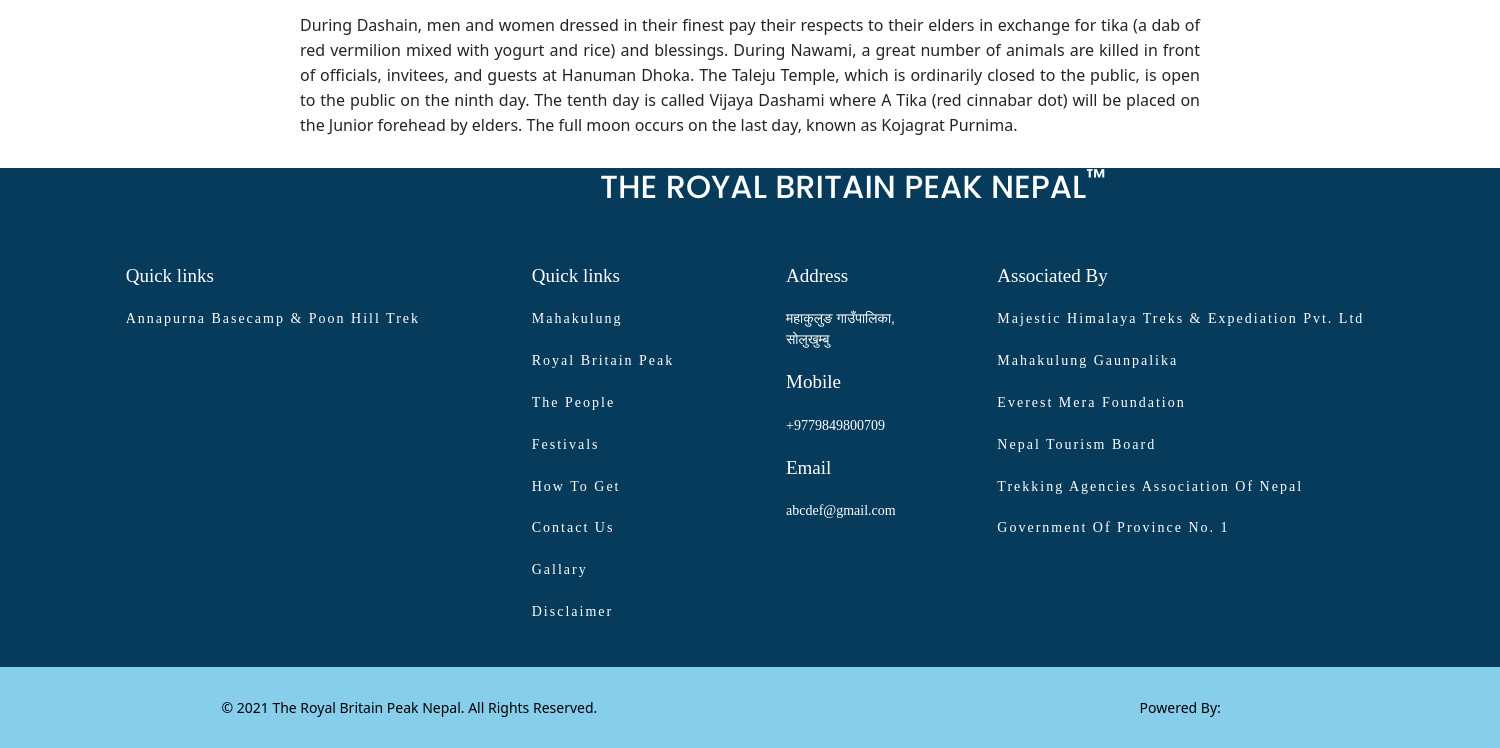
The page /dashain/ (lower part) on the database as committed earlier.
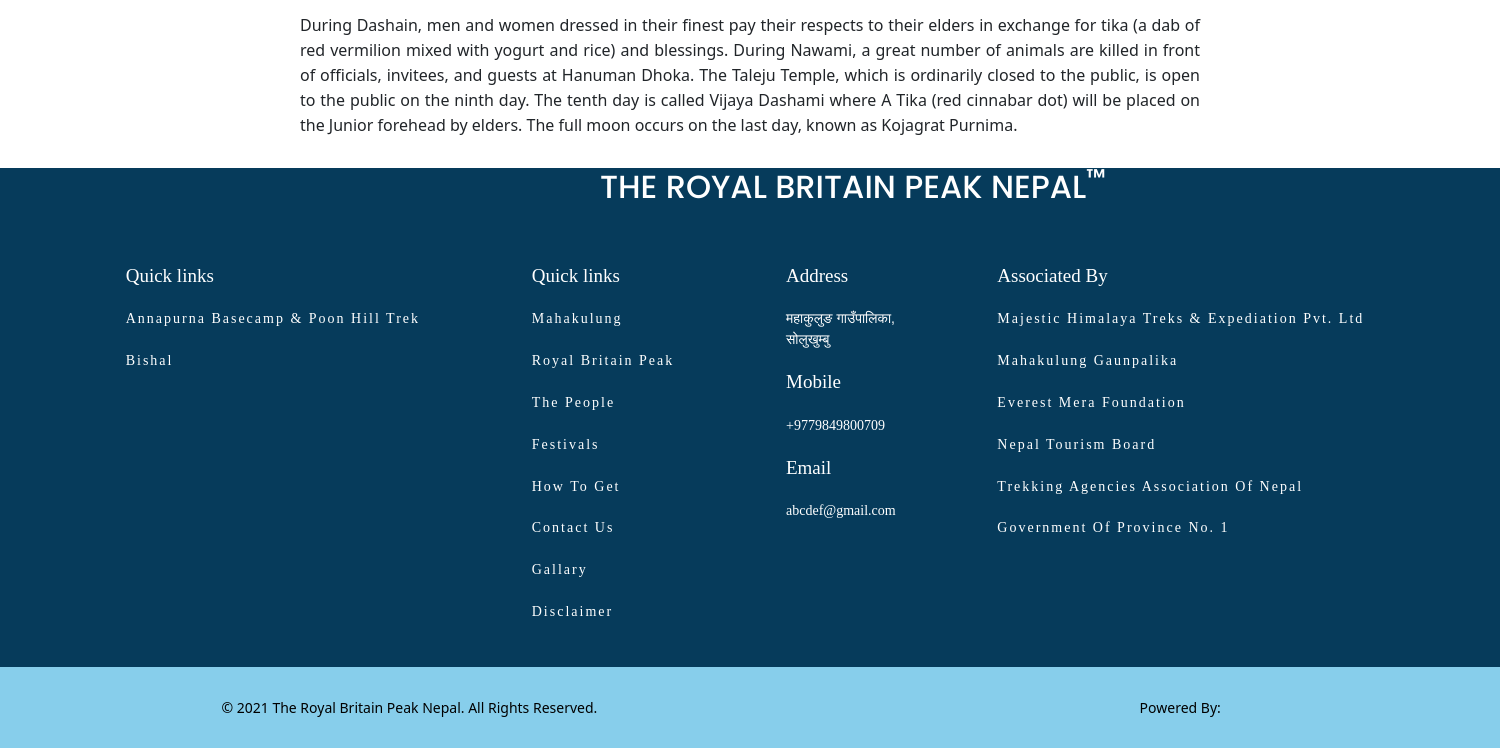
The same page on the database as committed later.
### home/models.py (models this page shows, shortened)
class Trips(models.Model):
	trip_name=models.CharField(blank=True, max_length=70)
	overview=models.TextField(blank=True)

### home/views.py (the view)
# urls.py: path('dashain/', views.dashain, name="dashain"),
def dashain(request):
	return render(request,'home/Dashain.html')

### home/views.py (called while the page is built)
def main(request):
	trip = Trips.objects.all()
	return {
		"trip": trip
	}

### home/templates/home/Dashain.html (shortened to what this page needs)
{% extends 'home/main.html' %}
{% load static %}
{% block content %}
<br>
<br>
<br>
<div class="loshar-about" style="width: 60vw; margin: auto;">
    <div class="loshar-about">
        <p style="text-align: justify; line-height: 25px; margin-top: 20px;">
During Dashain, men and women dressed in their finest pay their respects to their elders in exchange for tika (a dab of red vermilion mixed with yogurt and rice) and blessings. During Nawami, a great number of animals are killed in front of officials, invitees, and guests at Hanuman Dhoka. The Taleju Temple, which is ordinarily closed to the public, is open to the public on the ninth day. The tenth day is called Vijaya Dashami where A Tika (red cinnabar dot) will be placed on the Junior forehead by elders. The full moon occurs on the last day, known as Kojagrat Purnima.
    </p>
    </div>
</div>
{% endblock %}

### home/templates/home/main.html (shortened to what the changed rows need)
<!DOCTYPE html>
{% load static %}
<html lang="en">
<head>
    <link rel="stylesheet" href="https://stackpath.bootstrapcdn.com/bootstrap/4.3.1/css/bootstrap.min.css">
    <link rel="stylesheet" href="https://cdn.jsdelivr.net/npm/bootstrap@5.1.1/dist/css/bootstrap.min.css">
	<link rel="stylesheet" type="text/css" href="{% static 'css/navbar.css' %}">
	<link rel="stylesheet" type="text/css" href="{% static 'css/home.css' %}">
	<link rel="stylesheet" type="text/css" href="{% static 'css/footer.css' %}">
	<link rel="stylesheet" type="text/css" href="{% static 'css/contact.css' %}">
	<link rel="stylesheet" type="text/css" href="{% static 'css/royal.css' %}">
	<link rel="stylesheet" type="text/css" href="{% static 'css/festival.css' %}">
	<link rel="stylesheet" type="text/css" href="{% static 'css/disclaimer.css' %}">
	<link rel="stylesheet" type="text/css" href="{% static 'css/modal.css' %}">
	<link rel="stylesheet" type="text/css" href="{% static 'css/gallary.css' %}">
	<link rel="stylesheet" type="text/css" href="{% static 'css/loshar.css' %}">
	<link rel="stylesheet" type="text/css" href="{% static 'css/headertop.css' %}">
	<link rel="stylesheet" type="text/css" href="{% static 'css/poonhill.css' %}">
	<link rel="stylesheet" type="text/css" href="{% static 'css/sharebtn.css' %}">
    <link rel="stylesheet" href="https://cdnjs.cloudflare.com/ajax/libs/font-awesome/4.7.0/css/font-awesome.min.css">
    <link rel="stylesheet" href="https://cdn.jsdelivr.net/npm/bootstrap@5.1.1/dist/css/bootstrap.min.css">
</head>
<body>
    {% block content %}
    {% endblock content %}
    <div class="footer">
        <div class="heading">
          <h2>The Royal Britain Peak Nepal<sup>&trade;</sup></h2>
        </div>
        <div class="content">
          <div class="links">
            {%for trip in trip%}
            <p><a href="{%url 'poonhill' trip.id%}">{{trip.trip_name}}
                        </a></p>
            {%endfor%}
          </div>
        </div>
      </div>
</body>
</html>

Rows that differ between the two databases and show on the page:
added Trips: trip_name "Bishal"
